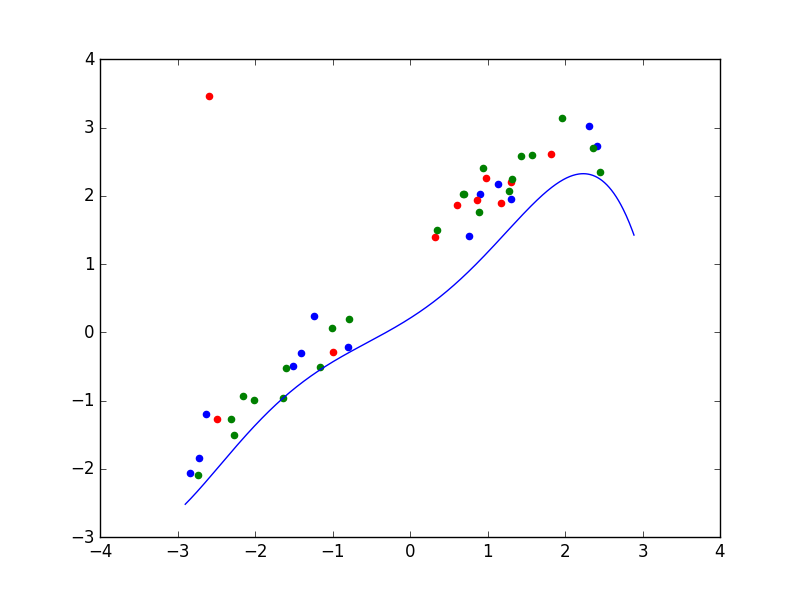

This chart was generated by the following Python code:
import numpy as np
import regressData
from matplotlib import pyplot as plt

def poly_basis(x, m):
    result = []
    for x_i in x:
        vector = [1.0]
        for m_i in range(1, m + 1):
            vector += [x_i**m_i]
        result += [vector]
    return np.array(result)

order = 5
ax, ay = regressData.regressAData()
bx, by = regressData.regressBData()
vx, vy = regressData.validateData()

def ridge_regression(x, y, c):
    u = np.mean(x, 0)
    z = x - u
    reg = c*np.eye(x.shape[1])
    w = np.linalg.inv(z.transpose().dot(z) + reg).dot(z.transpose()).dot(y)
    return (w, u)

w, u = ridge_regression(poly_basis(ax, order), ay, 1.01)
print(w)

sx = np.array([i/100.0 for i in range(-290, 290)])
sy = (poly_basis(sx, order) - u).dot(w)
plt.plot(sx, sy)

plt.scatter(ax, ay, color='b')
plt.scatter(bx, by, color='r')
plt.scatter(vx, vy, color='g')
plt.show()
